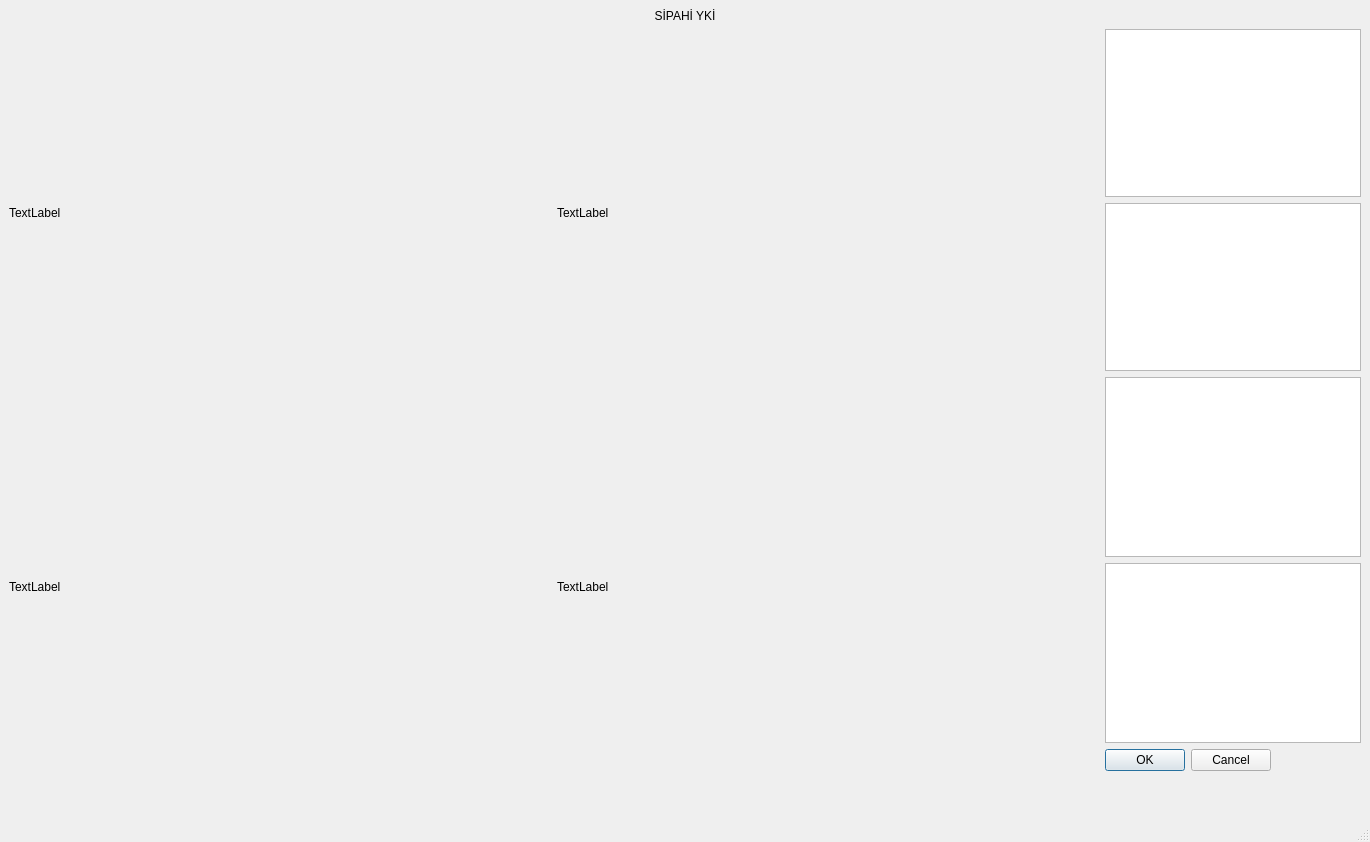
<?xml version="1.0" encoding="UTF-8"?>
<ui version="4.0">
 <class>MainWindow</class>
 <widget class="QMainWindow" name="MainWindow">
  <property name="geometry">
   <rect>
    <x>0</x>
    <y>0</y>
    <width>1370</width>
    <height>842</height>
   </rect>
  </property>
  <property name="windowTitle">
   <string>MainWindow</string>
  </property>
  <property name="styleSheet">
   <string notr="true">
</string>
  </property>
  <widget class="QWidget" name="centralwidget">
   <layout class="QVBoxLayout" name="verticalLayout">
    <item>
     <widget class="QLabel" name="label">
      <property name="sizePolicy">
       <sizepolicy hsizetype="Minimum" vsizetype="Maximum">
        <horstretch>0</horstretch>
        <verstretch>0</verstretch>
       </sizepolicy>
      </property>
      <property name="text">
       <string>SİPAHİ YKİ</string>
      </property>
      <property name="alignment">
       <set>Qt::AlignCenter</set>
      </property>
     </widget>
    </item>
    <item>
     <layout class="QHBoxLayout" name="horizontalLayout">
      <item>
       <layout class="QGridLayout" name="gridLayout">
        <item row="0" column="1">
         <widget class="QLabel" name="label_kamera2">
          <property name="sizePolicy">
           <sizepolicy hsizetype="Minimum" vsizetype="Preferred">
            <horstretch>0</horstretch>
            <verstretch>0</verstretch>
           </sizepolicy>
          </property>
          <property name="text">
           <string>TextLabel</string>
          </property>
         </widget>
        </item>
        <item row="1" column="0">
         <widget class="QLabel" name="label_kamera3">
          <property name="text">
           <string>TextLabel</string>
          </property>
         </widget>
        </item>
        <item row="0" column="0">
         <widget class="QLabel" name="label_kamera1">
          <property name="text">
           <string>TextLabel</string>
          </property>
         </widget>
        </item>
        <item row="1" column="1">
         <widget class="QLabel" name="label_5">
          <property name="text">
           <string>TextLabel</string>
          </property>
         </widget>
        </item>
       </layout>
      </item>
      <item>
       <layout class="QVBoxLayout" name="verticalLayout_2">
        <property name="sizeConstraint">
         <enum>QLayout::SetMaximumSize</enum>
        </property>
        <item>
         <widget class="QPlainTextEdit" name="plainTextEdit_bilgiekran">
          <property name="sizePolicy">
           <sizepolicy hsizetype="Minimum" vsizetype="Maximum">
            <horstretch>0</horstretch>
            <verstretch>0</verstretch>
           </sizepolicy>
          </property>
         </widget>
        </item>
        <item>
         <widget class="QGraphicsView" name="graphicsView_haritaekran">
          <property name="sizePolicy">
           <sizepolicy hsizetype="Minimum" vsizetype="Maximum">
            <horstretch>0</horstretch>
            <verstretch>0</verstretch>
           </sizepolicy>
          </property>
         </widget>
        </item>
        <item>
         <layout class="QVBoxLayout" name="verticalLayout_3">
          <property name="sizeConstraint">
           <enum>QLayout::SetMaximumSize</enum>
          </property>
          <item>
           <widget class="QListView" name="listView_takipekran">
            <property name="sizePolicy">
             <sizepolicy hsizetype="Minimum" vsizetype="Maximum">
              <horstretch>0</horstretch>
              <verstretch>0</verstretch>
             </sizepolicy>
            </property>
           </widget>
          </item>
          <item>
           <layout class="QVBoxLayout" name="verticalLayout_4">
            <property name="sizeConstraint">
             <enum>QLayout::SetMaximumSize</enum>
            </property>
            <item>
             <widget class="QListView" name="listView_2atizinpaneli">
              <property name="sizePolicy">
               <sizepolicy hsizetype="Minimum" vsizetype="Maximum">
                <horstretch>0</horstretch>
                <verstretch>0</verstretch>
               </sizepolicy>
              </property>
             </widget>
            </item>
            <item>
             <widget class="QDialogButtonBox" name="buttonBox">
              <property name="sizePolicy">
               <sizepolicy hsizetype="Maximum" vsizetype="Maximum">
                <horstretch>0</horstretch>
                <verstretch>0</verstretch>
               </sizepolicy>
              </property>
              <property name="standardButtons">
               <set>QDialogButtonBox::Cancel|QDialogButtonBox::Ok</set>
              </property>
             </widget>
            </item>
           </layout>
          </item>
         </layout>
        </item>
       </layout>
      </item>
     </layout>
    </item>
    <item>
     <layout class="QHBoxLayout" name="horizontalLayout_2">
      <item>
       <spacer name="verticalSpacer">
        <property name="orientation">
         <enum>Qt::Vertical</enum>
        </property>
        <property name="sizeType">
         <enum>QSizePolicy::Minimum</enum>
        </property>
        <property name="sizeHint" stdset="0">
         <size>
          <width>20</width>
          <height>40</height>
         </size>
        </property>
       </spacer>
      </item>
      <item>
       <layout class="QVBoxLayout" name="verticalLayout_6"/>
      </item>
     </layout>
    </item>
   </layout>
  </widget>
  <widget class="QMenuBar" name="menubar">
   <property name="geometry">
    <rect>
     <x>0</x>
     <y>0</y>
     <width>1370</width>
     <height>26</height>
    </rect>
   </property>
  </widget>
  <widget class="QStatusBar" name="statusbar"/>
 </widget>
 <resources/>
 <connections/>
</ui>
